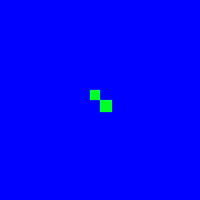
Frame 1 (no input)
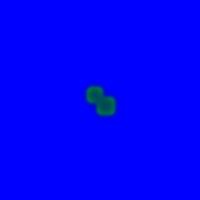
Frame 60 (no input)
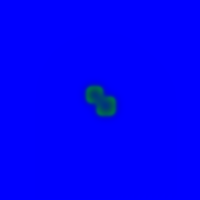
Frame 120 (the mouse pressed at the canvas centre since frame 60)

The p5.js sketch that drew these frames (run headless with seeded random() and noise() and a simulated clock; from frame 60 on, the mouse is pressed at the canvas centre):

// p5.js sketch
// ── sketch.js
// Making a 2D array
let grid = [];
let next;

let dA = 1;
let dB = 0.5;
let feed = 0.055;
let k = 0.062;

function setup() {
    createCanvas(200,200);
    pixelDensity(1);
    for(let x = 0; x < width; x++){
        grid[x] = [];
        for(let y = 0; y < height; y++){
            grid[x][y] = { a: 1, b: 0 };
        }
    }
    next = grid;
    for(let i = width/2; i < width/1.8; i++) {
        for(let j = height/2; j < height/1.8; j++) {
            grid[i][j].b = 1;
        }
    }
    for(let i = floor(width/2.2); i < width/2; i++) {
        for(let j = floor(height/2.2); j < height/2; j++) {
            grid[i][j].b = 1;
        }
    }
}

function draw() {
    background(190);
    
    
   for(let x = 1; x < width-1; x++){
        for(let y = 1; y < height-1; y++){
            let a = grid[x][y].a;
            let b = grid[x][y].b;
            next[x][y].a = a + ((dA * laplaceA(x,y)) - (a * b * b) + (feed * (1 - a)))*0.6;
            next[x][y].b = b + ((dB * laplaceB(x,y)) + (a * b * b) - ((k + feed)*b))*0.6;                  

        }
    }
    
    
    loadPixels();
    for(let x = 0; x < width; x++){
        for(let y = 0; y < height; y++){
            let pix = (x + y * width)*4;
            pixels[pix + 0] = 0;
            pixels[pix + 1] = floor(grid[x][y].b*255);
            pixels[pix + 2] = floor(grid[x][y].a*255);
            pixels[pix + 3] = 255;
        }
    }
    updatePixels();
    
    grid = next;
}

function laplaceA(x,y) {
    let sumA = 0;
    sumA += grid[x][y].a *-1
    sumA += grid[x-1][y].a *0.2;
    sumA += grid[x+1][y].a *0.2;
    sumA += grid[x][y-1].a *0.2;
    sumA += grid[x][y+1].a *0.2;
    sumA += grid[x-1][y-1].a *0.05;
    sumA += grid[x+1][y+1].a *0.05;
    sumA += grid[x+1][y-1].a *0.05;
    sumA += grid[x-1][y+1].a *0.05;
    
    return sumA;
}

function laplaceB(x,y) {
    let sumB = 0;
    sumB += grid[x][y].b *-1
    sumB += grid[x-1][y].b *0.2;
    sumB += grid[x+1][y].b *0.2;
    sumB += grid[x][y-1].b *0.2;
    sumB += grid[x][y+1].b *0.2;
    sumB += grid[x-1][y-1].b *0.05;
    sumB += grid[x+1][y+1].b *0.05;
    sumB += grid[x+1][y-1].b *0.05;
    sumB += grid[x-1][y+1].b *0.05;
    
    return sumB;
}
